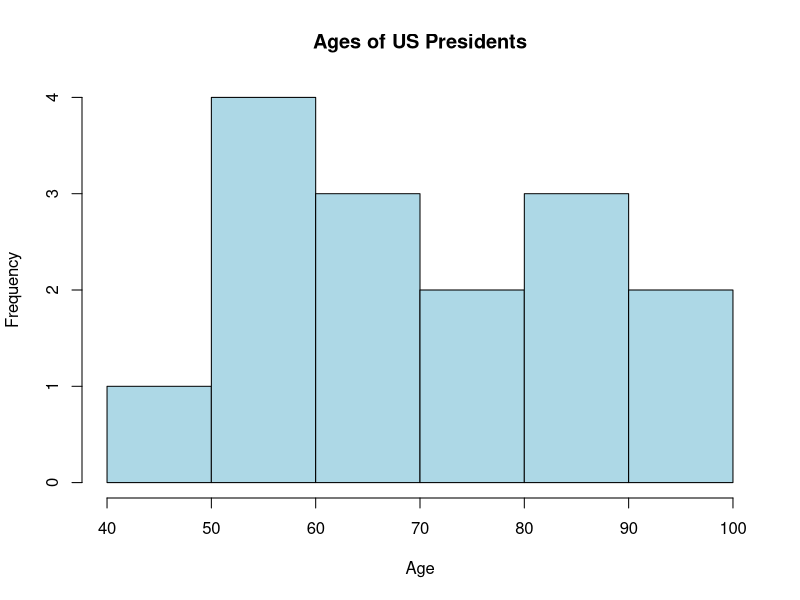

Write R code to recreate this figure.
# Assignment 1 - Chase Capron

getwd()
setwd("C:/Users/chase/OneDrive/Documents/Desktop Materials/Classes/Spring '26/Bus Data Mining/R Files")

# Q1: Suppose you keep track of your mileage each time you fill up your car. At your last eight fill
# ups the mileage was: 24317, 24781, 25008, 25239, 25442, 25801, 26089

# Q1A: Find number of miles between fill ups. (Hint: function diff() returns differences between
# consecutive values in a vector.)

a <- c(24317, 24781, 25008, 25239, 25442, 25801, 26089)
b <- diff(a)

# Q1B: What is the maximum and average number of miles between fill ups? (Hint: functions
# max() and mean().)

max(b)
mean(b)

# Q2: Suppose you track you commute time for 10 days and you find the following times in minutes
# 32, 46, 41, 52, 36, 28, 37, 41, 38, 37

# Q2: How many times was your commute 40 minutes or more? What percent of your
# commute are less than 35 minutes?

a <- c(32, 46, 41, 52, 36, 28, 37, 41, 38, 37)

b <- sum(a >= 40)
b

c <- sum(a < 35)

d <- (c / length(a)) * 100
d

# Q3: Assume that we have the following three observations of temperature: 38 ℃, 16 ℃ and
# 23 ℃. The conversion from Celsius to Fahrenheit temperature is given below:

# Q3: Use a vector to save all the Celsius temperatures, then convert them to Fahrenheit.

a <- c(38, 16, 23)
b <- (a * 9/5) + 32
b

# Q4: Assume that you are interested in cone-shaped structures and have measured the height and
# radius of six cones.
# R = (1.54, 2.18, 3.82, 2.44, 2.73, 1.64)
# H = (5.37, 8.25, 9.36, 7.70, 6.72, 5.59)
# The volume V of a cone with radius R and Height H is given by the formula below:
#   𝑉 = 1
# 3 𝜋𝑅2𝐻
# where 𝜋 = 3.14

# Q4A: What are the volumes of the six cones? Use a vector to save all the volumes.

r <- c(1.54, 2.18, 3.82, 2.44, 2.73, 1.64)
h <- c(5.37, 8.25, 9.36, 7.70, 6.72, 5.59)
volumes <- (1/3) * 3.14 * (r^2) * h
volumes

# Q4B: Use functions mean(), median(), and sd() to compute the mean, median and standard
# deviation of the cone volumes, respectively.

mean(volumes)
median(volumes)
sd(volumes)

# Q4C: Compute the mean of volume for the cones with a height less than 7.5. (Hint: use function
# subset())

mean(subset(volumes, h < 7.5))

# Q5: There is a file Sample.txt on Canvas website under Lab 1 that contains the names and ages
# of US presidents who have died since 1900. The file is Tab separated. Read the file using the
# command below and print the data.

mydata <- read.table("Sample.txt", header=TRUE)

# Q5A: Create a histogram of the ages of presidents (graph of frequencies) and save the image.
# (Hint: the function for generating histogram is hist())

hist(mydata$Age, main="Ages of US Presidents", xlab="Age", ylab="Frequency", col="lightblue")

# Q5B: Show the names and ages of the 10 youngest presidents, starting from the youngest. (Hint:
# think about sorting the data with a particular order.)

sorted_data <- mydata[order(mydata$Age), ]
youngest_10 <- head(sorted_data, 10)
youngest_10

# Q6: There are two comma separated value (CSV) files on Canvas website under Lab 1:
# Demographics.csv and QuestionAnswers.csv. There is a common column called
# WorkerId (case-sensitive) shared by both files.

# Q6: Read these two CSV files and merge them into a single data frame. Save the data
# frame into a separate CSV file. Name the file yourself. You only need to provide your source
# code. The merged new file is not required for submission.

demographics <- read.csv("Demographics.csv", header=TRUE)
question_answers <- read.csv("QuestionAnswers.csv", header=TRUE)
merged_data <- merge(demographics, question_answers, by="WorkerId")
write.csv(merged_data, "MergedData.csv", row.names=FALSE)
